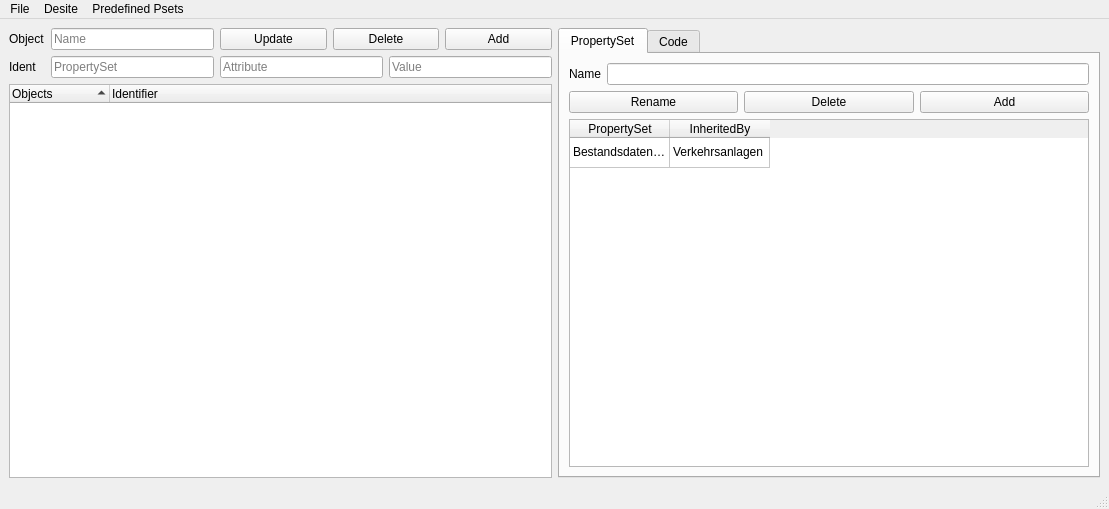
<?xml version="1.0" encoding="UTF-8"?>
<ui version="4.0">
 <class>MainWindow</class>
 <widget class="QMainWindow" name="MainWindow">
  <property name="geometry">
   <rect>
    <x>0</x>
    <y>0</y>
    <width>1109</width>
    <height>509</height>
   </rect>
  </property>
  <property name="minimumSize">
   <size>
    <width>0</width>
    <height>0</height>
   </size>
  </property>
  <property name="windowTitle">
   <string>MainWindow</string>
  </property>
  <widget class="QWidget" name="verticalLayout_main">
   <layout class="QHBoxLayout" name="horizontalLayout_2">
    <item>
     <layout class="QVBoxLayout" name="verticalLayout_objects">
      <item>
       <layout class="QGridLayout" name="gridLayout_objects">
        <item row="1" column="3">
         <widget class="QLineEdit" name="lineEdit_ident_value">
          <property name="frame">
           <bool>true</bool>
          </property>
          <property name="echoMode">
           <enum>QLineEdit::Normal</enum>
          </property>
          <property name="placeholderText">
           <string>Value</string>
          </property>
         </widget>
        </item>
        <item row="0" column="0">
         <widget class="QLabel" name="label_object_name">
          <property name="sizePolicy">
           <sizepolicy hsizetype="Preferred" vsizetype="Preferred">
            <horstretch>0</horstretch>
            <verstretch>0</verstretch>
           </sizepolicy>
          </property>
          <property name="minimumSize">
           <size>
            <width>30</width>
            <height>0</height>
           </size>
          </property>
          <property name="lineWidth">
           <number>1</number>
          </property>
          <property name="text">
           <string>Object</string>
          </property>
         </widget>
        </item>
        <item row="1" column="2">
         <widget class="QLineEdit" name="lineEdit_ident_attribute">
          <property name="sizePolicy">
           <sizepolicy hsizetype="Expanding" vsizetype="Fixed">
            <horstretch>0</horstretch>
            <verstretch>0</verstretch>
           </sizepolicy>
          </property>
          <property name="frame">
           <bool>true</bool>
          </property>
          <property name="echoMode">
           <enum>QLineEdit::Normal</enum>
          </property>
          <property name="placeholderText">
           <string>Attribute</string>
          </property>
          <property name="cursorMoveStyle">
           <enum>Qt::LogicalMoveStyle</enum>
          </property>
         </widget>
        </item>
        <item row="1" column="0">
         <widget class="QLabel" name="label_Ident">
          <property name="text">
           <string>Ident</string>
          </property>
         </widget>
        </item>
        <item row="1" column="1">
         <widget class="QLineEdit" name="lineEdit_ident_pSet">
          <property name="sizePolicy">
           <sizepolicy hsizetype="Expanding" vsizetype="Fixed">
            <horstretch>0</horstretch>
            <verstretch>0</verstretch>
           </sizepolicy>
          </property>
          <property name="frame">
           <bool>true</bool>
          </property>
          <property name="echoMode">
           <enum>QLineEdit::Normal</enum>
          </property>
          <property name="placeholderText">
           <string>PropertySet</string>
          </property>
         </widget>
        </item>
        <item row="0" column="1">
         <widget class="QLineEdit" name="lineEdit_object_name">
          <property name="sizePolicy">
           <sizepolicy hsizetype="Expanding" vsizetype="Fixed">
            <horstretch>0</horstretch>
            <verstretch>0</verstretch>
           </sizepolicy>
          </property>
          <property name="frame">
           <bool>true</bool>
          </property>
          <property name="echoMode">
           <enum>QLineEdit::Normal</enum>
          </property>
          <property name="placeholderText">
           <string>Name</string>
          </property>
         </widget>
        </item>
        <item row="0" column="2" colspan="2">
         <layout class="QHBoxLayout" name="horizontalLayout_object_button">
          <item>
           <widget class="QPushButton" name="button_objects_update">
            <property name="text">
             <string>Update</string>
            </property>
            <property name="autoDefault">
             <bool>true</bool>
            </property>
           </widget>
          </item>
          <item>
           <widget class="QPushButton" name="button_objects_delete">
            <property name="text">
             <string>Delete</string>
            </property>
            <property name="autoDefault">
             <bool>true</bool>
            </property>
           </widget>
          </item>
          <item>
           <widget class="QPushButton" name="button_objects_add">
            <property name="text">
             <string>Add</string>
            </property>
            <property name="autoDefault">
             <bool>true</bool>
            </property>
           </widget>
          </item>
         </layout>
        </item>
       </layout>
      </item>
      <item>
       <widget class="QTreeWidget" name="tree">
        <property name="enabled">
         <bool>true</bool>
        </property>
        <property name="dragDropMode">
         <enum>QAbstractItemView::InternalMove</enum>
        </property>
        <property name="defaultDropAction">
         <enum>Qt::MoveAction</enum>
        </property>
        <property name="alternatingRowColors">
         <bool>false</bool>
        </property>
        <property name="selectionMode">
         <enum>QAbstractItemView::ExtendedSelection</enum>
        </property>
        <property name="sortingEnabled">
         <bool>true</bool>
        </property>
        <property name="expandsOnDoubleClick">
         <bool>false</bool>
        </property>
        <attribute name="headerShowSortIndicator" stdset="0">
         <bool>true</bool>
        </attribute>
        <column>
         <property name="text">
          <string>Objects</string>
         </property>
        </column>
        <column>
         <property name="text">
          <string>Identifier</string>
         </property>
        </column>
       </widget>
      </item>
     </layout>
    </item>
    <item>
     <widget class="QTabWidget" name="tabWidget">
      <property name="currentIndex">
       <number>0</number>
      </property>
      <widget class="QWidget" name="tab_property_set">
       <attribute name="title">
        <string>PropertySet</string>
       </attribute>
       <layout class="QVBoxLayout" name="verticalLayout">
        <item>
         <layout class="QGridLayout" name="gridLayout_pSet">
          <item row="0" column="0">
           <widget class="QLabel" name="label_pSet_name">
            <property name="minimumSize">
             <size>
              <width>30</width>
              <height>0</height>
             </size>
            </property>
            <property name="text">
             <string>Name</string>
            </property>
           </widget>
          </item>
          <item row="0" column="1">
           <widget class="QLineEdit" name="lineEdit_pSet_name">
            <property name="frame">
             <bool>true</bool>
            </property>
           </widget>
          </item>
          <item row="1" column="0" colspan="2">
           <layout class="QHBoxLayout" name="horizontalLayout_pSet_button">
            <item>
             <widget class="QPushButton" name="button_Pset_rename">
              <property name="text">
               <string>Rename</string>
              </property>
              <property name="autoDefault">
               <bool>true</bool>
              </property>
             </widget>
            </item>
            <item>
             <widget class="QPushButton" name="button_Pset_delete">
              <property name="text">
               <string>Delete</string>
              </property>
              <property name="autoDefault">
               <bool>true</bool>
              </property>
             </widget>
            </item>
            <item>
             <widget class="QPushButton" name="button_Pset_add">
              <property name="text">
               <string>Add</string>
              </property>
              <property name="autoDefault">
               <bool>true</bool>
              </property>
             </widget>
            </item>
           </layout>
          </item>
         </layout>
        </item>
        <item>
         <widget class="QTableWidget" name="tableWidget_inherited">
          <property name="sizePolicy">
           <sizepolicy hsizetype="Minimum" vsizetype="Expanding">
            <horstretch>0</horstretch>
            <verstretch>0</verstretch>
           </sizepolicy>
          </property>
          <property name="focusPolicy">
           <enum>Qt::StrongFocus</enum>
          </property>
          <property name="editTriggers">
           <set>QAbstractItemView::NoEditTriggers</set>
          </property>
          <property name="selectionMode">
           <enum>QAbstractItemView::SingleSelection</enum>
          </property>
          <property name="selectionBehavior">
           <enum>QAbstractItemView::SelectRows</enum>
          </property>
          <property name="sortingEnabled">
           <bool>true</bool>
          </property>
          <attribute name="horizontalHeaderShowSortIndicator" stdset="0">
           <bool>true</bool>
          </attribute>
          <attribute name="verticalHeaderVisible">
           <bool>false</bool>
          </attribute>
          <attribute name="verticalHeaderCascadingSectionResizes">
           <bool>false</bool>
          </attribute>
          <row>
           <property name="text">
            <string>Test</string>
           </property>
          </row>
          <column>
           <property name="text">
            <string>PropertySet</string>
           </property>
          </column>
          <column>
           <property name="text">
            <string>InheritedBy</string>
           </property>
          </column>
          <item row="0" column="0">
           <property name="text">
            <string>BestandsdatenqVerkehrsanlagen</string>
           </property>
          </item>
          <item row="0" column="1">
           <property name="text">
            <string>Verkehrsanlagen</string>
           </property>
          </item>
         </widget>
        </item>
       </layout>
      </widget>
      <widget class="QWidget" name="tab_code">
       <attribute name="title">
        <string>Code</string>
       </attribute>
       <layout class="QHBoxLayout" name="horizontalLayout_4">
        <item>
         <widget class="QWidget" name="widget_vertical_stack" native="true">
          <property name="sizePolicy">
           <sizepolicy hsizetype="Minimum" vsizetype="Preferred">
            <horstretch>0</horstretch>
            <verstretch>0</verstretch>
           </sizepolicy>
          </property>
          <layout class="QVBoxLayout" name="verticalLayout_4">
           <property name="leftMargin">
            <number>0</number>
           </property>
           <property name="topMargin">
            <number>0</number>
           </property>
           <property name="rightMargin">
            <number>0</number>
           </property>
           <property name="bottomMargin">
            <number>0</number>
           </property>
           <item>
            <widget class="QLabel" name="label_script_title">
             <property name="text">
              <string>Scripts</string>
             </property>
            </widget>
           </item>
           <item>
            <widget class="QListWidget" name="listWidget_scripts">
             <property name="sizePolicy">
              <sizepolicy hsizetype="Fixed" vsizetype="Expanding">
               <horstretch>0</horstretch>
               <verstretch>0</verstretch>
              </sizepolicy>
             </property>
             <property name="maximumSize">
              <size>
               <width>161</width>
               <height>16777215</height>
              </size>
             </property>
             <property name="editTriggers">
              <set>QAbstractItemView::DoubleClicked|QAbstractItemView::EditKeyPressed|QAbstractItemView::SelectedClicked</set>
             </property>
             <item>
              <property name="text">
               <string>New Item</string>
              </property>
             </item>
             <item>
              <property name="text">
               <string>New Item</string>
              </property>
             </item>
             <item>
              <property name="text">
               <string>New Item</string>
              </property>
             </item>
             <item>
              <property name="text">
               <string>New Item</string>
              </property>
             </item>
             <item>
              <property name="text">
               <string>New Item</string>
              </property>
             </item>
            </widget>
           </item>
           <item>
            <layout class="QHBoxLayout" name="horizontalLayout_3">
             <item>
              <widget class="QPushButton" name="pushButton_add_script">
               <property name="sizePolicy">
                <sizepolicy hsizetype="Minimum" vsizetype="Fixed">
                 <horstretch>0</horstretch>
                 <verstretch>0</verstretch>
                </sizepolicy>
               </property>
               <property name="minimumSize">
                <size>
                 <width>25</width>
                 <height>25</height>
                </size>
               </property>
               <property name="maximumSize">
                <size>
                 <width>21</width>
                 <height>16777215</height>
                </size>
               </property>
               <property name="text">
                <string>+</string>
               </property>
              </widget>
             </item>
             <item>
              <widget class="QPushButton" name="pushButton_delete_script">
               <property name="sizePolicy">
                <sizepolicy hsizetype="Minimum" vsizetype="Fixed">
                 <horstretch>0</horstretch>
                 <verstretch>0</verstretch>
                </sizepolicy>
               </property>
               <property name="minimumSize">
                <size>
                 <width>25</width>
                 <height>25</height>
                </size>
               </property>
               <property name="maximumSize">
                <size>
                 <width>25</width>
                 <height>25</height>
                </size>
               </property>
               <property name="text">
                <string>-</string>
               </property>
              </widget>
             </item>
             <item>
              <spacer name="horizontalSpacer">
               <property name="sizePolicy">
                <sizepolicy hsizetype="Minimum" vsizetype="Minimum">
                 <horstretch>0</horstretch>
                 <verstretch>0</verstretch>
                </sizepolicy>
               </property>
               <property name="orientation">
                <enum>Qt::Horizontal</enum>
               </property>
               <property name="sizeType">
                <enum>QSizePolicy::Minimum</enum>
               </property>
               <property name="sizeHint" stdset="0">
                <size>
                 <width>40</width>
                 <height>20</height>
                </size>
               </property>
              </spacer>
             </item>
             <item>
              <widget class="QPushButton" name="pushButton_import_script">
               <property name="sizePolicy">
                <sizepolicy hsizetype="Minimum" vsizetype="Fixed">
                 <horstretch>0</horstretch>
                 <verstretch>0</verstretch>
                </sizepolicy>
               </property>
               <property name="minimumSize">
                <size>
                 <width>25</width>
                 <height>25</height>
                </size>
               </property>
               <property name="maximumSize">
                <size>
                 <width>25</width>
                 <height>25</height>
                </size>
               </property>
               <property name="text">
                <string>DL</string>
               </property>
              </widget>
             </item>
            </layout>
           </item>
          </layout>
         </widget>
        </item>
        <item>
         <layout class="QVBoxLayout" name="verticalLayout_2">
          <item>
           <layout class="QHBoxLayout" name="horizontalLayout">
            <item>
             <widget class="QPushButton" name="pushButton_burger">
              <property name="sizePolicy">
               <sizepolicy hsizetype="Expanding" vsizetype="Fixed">
                <horstretch>0</horstretch>
                <verstretch>0</verstretch>
               </sizepolicy>
              </property>
              <property name="minimumSize">
               <size>
                <width>25</width>
                <height>25</height>
               </size>
              </property>
              <property name="maximumSize">
               <size>
                <width>25</width>
                <height>25</height>
               </size>
              </property>
              <property name="text">
               <string>B</string>
              </property>
             </widget>
            </item>
            <item>
             <widget class="QPushButton" name="pushButton_left">
              <property name="sizePolicy">
               <sizepolicy hsizetype="Expanding" vsizetype="Fixed">
                <horstretch>0</horstretch>
                <verstretch>0</verstretch>
               </sizepolicy>
              </property>
              <property name="minimumSize">
               <size>
                <width>25</width>
                <height>25</height>
               </size>
              </property>
              <property name="maximumSize">
               <size>
                <width>25</width>
                <height>25</height>
               </size>
              </property>
              <property name="text">
               <string>&lt;-</string>
              </property>
             </widget>
            </item>
            <item>
             <widget class="QPushButton" name="pushButton_right">
              <property name="sizePolicy">
               <sizepolicy hsizetype="Expanding" vsizetype="Fixed">
                <horstretch>0</horstretch>
                <verstretch>0</verstretch>
               </sizepolicy>
              </property>
              <property name="minimumSize">
               <size>
                <width>25</width>
                <height>25</height>
               </size>
              </property>
              <property name="maximumSize">
               <size>
                <width>25</width>
                <height>25</height>
               </size>
              </property>
              <property name="text">
               <string>-&gt;</string>
              </property>
             </widget>
            </item>
            <item>
             <spacer name="horizontalSpacer_2">
              <property name="orientation">
               <enum>Qt::Horizontal</enum>
              </property>
              <property name="sizeType">
               <enum>QSizePolicy::Minimum</enum>
              </property>
              <property name="sizeHint" stdset="0">
               <size>
                <width>40</width>
                <height>20</height>
               </size>
              </property>
             </spacer>
            </item>
            <item>
             <widget class="QLabel" name="label_script_name">
              <property name="sizePolicy">
               <sizepolicy hsizetype="Expanding" vsizetype="Preferred">
                <horstretch>2</horstretch>
                <verstretch>0</verstretch>
               </sizepolicy>
              </property>
              <property name="text">
               <string>TextLabel</string>
              </property>
             </widget>
            </item>
           </layout>
          </item>
          <item>
           <widget class="QTextEdit" name="code_edit">
            <property name="sizePolicy">
             <sizepolicy hsizetype="Expanding" vsizetype="Expanding">
              <horstretch>2</horstretch>
              <verstretch>0</verstretch>
             </sizepolicy>
            </property>
           </widget>
          </item>
         </layout>
        </item>
       </layout>
      </widget>
     </widget>
    </item>
   </layout>
  </widget>
  <widget class="QMenuBar" name="menubar">
   <property name="geometry">
    <rect>
     <x>0</x>
     <y>0</y>
     <width>1109</width>
     <height>22</height>
    </rect>
   </property>
   <widget class="QMenu" name="menuFile">
    <property name="title">
     <string>File</string>
    </property>
    <addaction name="action_file_new"/>
    <addaction name="action_file_Save"/>
    <addaction name="action_file_Save_As"/>
    <addaction name="action_file_Open"/>
   </widget>
   <widget class="QMenu" name="menuDesite">
    <property name="title">
     <string>Desite</string>
    </property>
    <addaction name="action_desite_Settings"/>
    <addaction name="action_desite_Export"/>
   </widget>
   <widget class="QMenu" name="menuPredefined_Psets">
    <property name="title">
     <string>Predefined Psets</string>
    </property>
    <addaction name="action_show_list"/>
   </widget>
   <addaction name="menuFile"/>
   <addaction name="menuDesite"/>
   <addaction name="menuPredefined_Psets"/>
  </widget>
  <widget class="QStatusBar" name="statusbar"/>
  <action name="action_file_new">
   <property name="text">
    <string>New</string>
   </property>
  </action>
  <action name="action_file_Save">
   <property name="text">
    <string>Save</string>
   </property>
  </action>
  <action name="action_file_Save_As">
   <property name="text">
    <string>Save As ...</string>
   </property>
  </action>
  <action name="action_file_Open">
   <property name="text">
    <string>Open</string>
   </property>
  </action>
  <action name="action_desite_Settings">
   <property name="text">
    <string>Settings</string>
   </property>
  </action>
  <action name="action_desite_Export">
   <property name="text">
    <string>Export</string>
   </property>
  </action>
  <action name="action_show_list">
   <property name="text">
    <string>Show List</string>
   </property>
  </action>
 </widget>
 <tabstops>
  <tabstop>lineEdit_object_name</tabstop>
  <tabstop>lineEdit_ident_pSet</tabstop>
  <tabstop>lineEdit_ident_attribute</tabstop>
  <tabstop>lineEdit_ident_value</tabstop>
  <tabstop>button_objects_add</tabstop>
  <tabstop>button_objects_delete</tabstop>
  <tabstop>button_objects_update</tabstop>
  <tabstop>tree</tabstop>
  <tabstop>tabWidget</tabstop>
  <tabstop>lineEdit_pSet_name</tabstop>
  <tabstop>button_Pset_add</tabstop>
  <tabstop>button_Pset_delete</tabstop>
  <tabstop>button_Pset_rename</tabstop>
  <tabstop>tableWidget_inherited</tabstop>
  <tabstop>pushButton_delete_script</tabstop>
  <tabstop>pushButton_import_script</tabstop>
  <tabstop>pushButton_burger</tabstop>
  <tabstop>pushButton_left</tabstop>
  <tabstop>listWidget_scripts</tabstop>
  <tabstop>pushButton_add_script</tabstop>
  <tabstop>pushButton_right</tabstop>
  <tabstop>code_edit</tabstop>
 </tabstops>
 <resources/>
 <connections/>
</ui>
